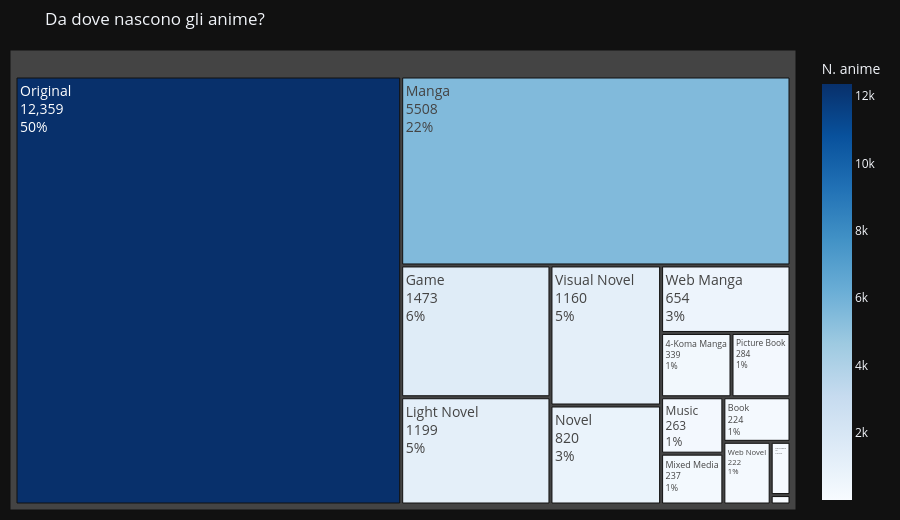

The notebook cell saved with this chart:
### Markdown cell above
### Da dove nascono gli anime

### Code cell
details = df_details.copy()
details = details[(details['source'].notna()) & (details['source'] != 'Unknown') & (details['source'] != 'Other')]
details['source'] = details['source'].str.strip().str.title()
source_counts = details['source'].value_counts().reset_index()
source_counts.columns = ['source', 'count']

fig = px.treemap(
    source_counts,
    path=['source'],
    values='count',
    color='count',
    color_continuous_scale='Blues',
    title='Da dove nascono gli anime?',
)
fig.update_traces(
    textinfo='label+value+percent root',
    textfont_size=14,
    hovertemplate='<b>%{label}</b><br>Anime: %{value:,}<br>%{percentRoot:.1%}<extra></extra>'
)
fig.update_layout(height=520, margin=dict(t=50, l=10, r=10, b=10),
                  coloraxis_colorbar=dict(title='N. anime'))
fig.show()

### Figure 1 — Plotly figure (JSON) as saved in the notebook; plotly's stock layout.template omitted (floating-point values rounded to 4 significant figures)
{"data": [{"branchvalues": "total", "customdata": [[12360.0], [5508.0], [1473.0], [1199.0], [1160.0], [820.0], [654.0], [339.0], [284.0], [263.0], [237.0], [224.0], [222.0], [79.0], [14.0]], "domain": {"x": [0.0, 1.0], "y": [0.0, 1.0]}, "hovertemplate": "<b>%{label}</b><br>Anime: %{value:,}<br>%{percentRoot:.1%}<extra></extra>", "ids": ["Original", "Manga", "Game", "Light Novel", "Visual Novel", "Novel", "Web Manga", "4-Koma Manga", "Picture Book", "Music", "Mixed Media", "Book", "Web Novel", "Card Game", "Radio"], "labels": ["Original", "Manga", "Game", "Light Novel", "Visual Novel", "Novel", "Web Manga", "4-Koma Manga", "Picture Book", "Music", "Mixed Media", "Book", "Web Novel", "Card Game", "Radio"], "marker": {"coloraxis": "coloraxis", "colors": [12360.0, 5508.0, 1473.0, 1199.0, 1160.0, 820.0, 654.0, 339.0, 284.0, 263.0, 237.0, 224.0, 222.0, 79.0, 14.0]}, "name": "", "parents": ["", "", "", "", "", "", "", "", "", "", "", "", "", "", ""], "values": [12360.0, 5508.0, 1473.0, 1199.0, 1160.0, 820.0, 654.0, 339.0, 284.0, 263.0, 237.0, 224.0, 222.0, 79.0, 14.0], "type": "treemap", "textfont": {"size": 14}, "textinfo": "label+value+percent root"}], "layout": {"coloraxis": {"colorbar": {"title": {"text": "N. anime"}}, "colorscale": [[0.0, "rgb(247,251,255)"], [0.125, "rgb(222,235,247)"], [0.25, "rgb(198,219,239)"], [0.375, "rgb(158,202,225)"], [0.5, "rgb(107,174,214)"], [0.625, "rgb(66,146,198)"], [0.75, "rgb(33,113,181)"], [0.875, "rgb(8,81,156)"], [1.0, "rgb(8,48,107)"]]}, "legend": {"tracegroupgap": 0}, "title": {"text": "Da dove nascono gli anime?"}, "margin": {"t": 50, "l": 10, "r": 10, "b": 10}, "height": 520}}
